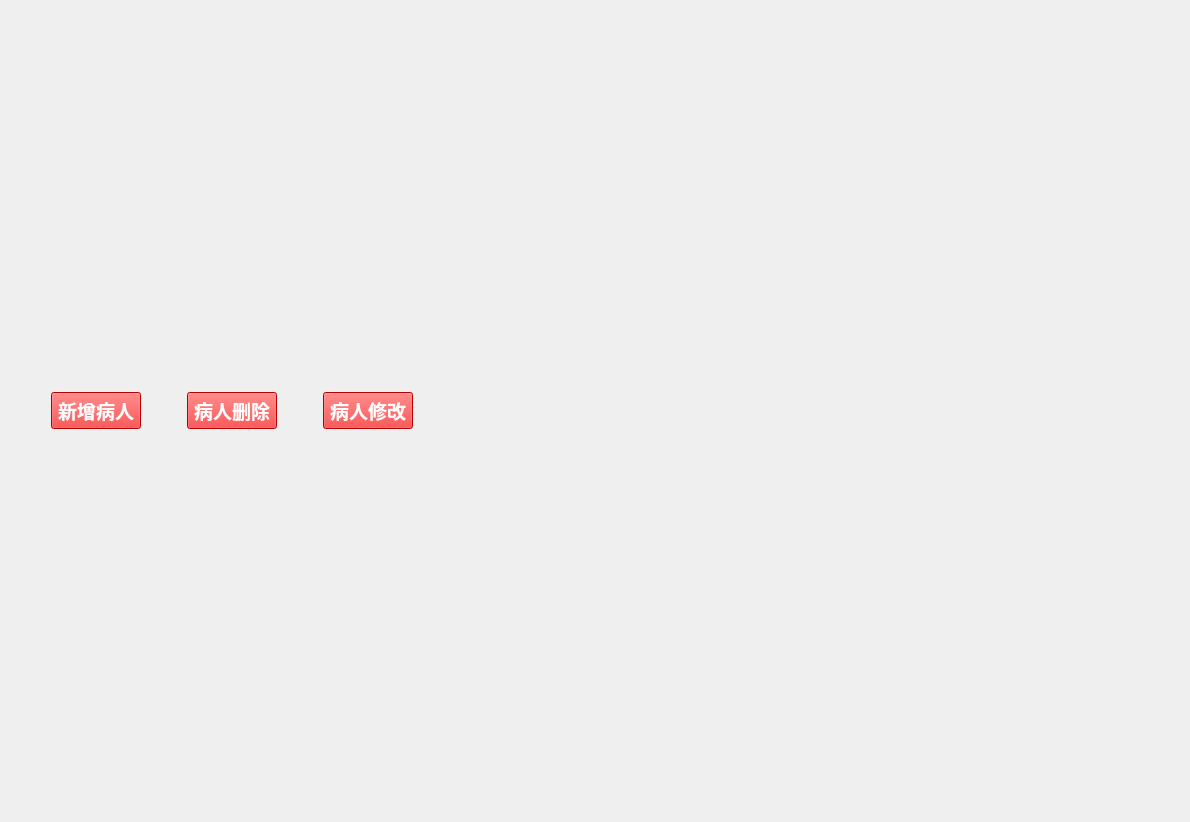
<?xml version="1.0" encoding="UTF-8"?>
<ui version="4.0">
 <class>Form</class>
 <widget class="QWidget" name="Form">
  <property name="geometry">
   <rect>
    <x>0</x>
    <y>0</y>
    <width>1190</width>
    <height>822</height>
   </rect>
  </property>
  <property name="windowTitle">
   <string>Form</string>
  </property>
  <layout class="QVBoxLayout" name="verticalLayout" stretch="0,0">
   <item>
    <layout class="QHBoxLayout" name="horizontalLayout" stretch="0,0,0,0,0,0,8">
     <item>
      <spacer name="horizontalSpacer_2">
       <property name="orientation">
        <enum>Qt::Horizontal</enum>
       </property>
       <property name="sizeHint" stdset="0">
        <size>
         <width>40</width>
         <height>20</height>
        </size>
       </property>
      </spacer>
     </item>
     <item>
      <widget class="QPushButton" name="addButton">
       <property name="minimumSize">
        <size>
         <width>90</width>
         <height>0</height>
        </size>
       </property>
       <property name="maximumSize">
        <size>
         <width>90</width>
         <height>16777215</height>
        </size>
       </property>
       <property name="font">
        <font>
         <family>Arial</family>
         <pointsize>14</pointsize>
         <weight>75</weight>
         <bold>true</bold>
        </font>
       </property>
       <property name="styleSheet">
        <string notr="true">background-color: rgb(255, 0, 0);
color: rgb(255, 255, 255);</string>
       </property>
       <property name="text">
        <string>新增病人</string>
       </property>
      </widget>
     </item>
     <item>
      <spacer name="horizontalSpacer_3">
       <property name="orientation">
        <enum>Qt::Horizontal</enum>
       </property>
       <property name="sizeHint" stdset="0">
        <size>
         <width>40</width>
         <height>20</height>
        </size>
       </property>
      </spacer>
     </item>
     <item>
      <widget class="QPushButton" name="delButton">
       <property name="minimumSize">
        <size>
         <width>90</width>
         <height>0</height>
        </size>
       </property>
       <property name="maximumSize">
        <size>
         <width>90</width>
         <height>16777215</height>
        </size>
       </property>
       <property name="font">
        <font>
         <family>Arial</family>
         <pointsize>14</pointsize>
         <weight>75</weight>
         <bold>true</bold>
        </font>
       </property>
       <property name="styleSheet">
        <string notr="true">background-color: rgb(255, 0, 0);
color: rgb(255, 255, 255);</string>
       </property>
       <property name="text">
        <string>病人删除</string>
       </property>
      </widget>
     </item>
     <item>
      <spacer name="horizontalSpacer_4">
       <property name="orientation">
        <enum>Qt::Horizontal</enum>
       </property>
       <property name="sizeType">
        <enum>QSizePolicy::Fixed</enum>
       </property>
       <property name="sizeHint" stdset="0">
        <size>
         <width>40</width>
         <height>20</height>
        </size>
       </property>
      </spacer>
     </item>
     <item>
      <widget class="QPushButton" name="editButton">
       <property name="enabled">
        <bool>true</bool>
       </property>
       <property name="minimumSize">
        <size>
         <width>90</width>
         <height>0</height>
        </size>
       </property>
       <property name="maximumSize">
        <size>
         <width>90</width>
         <height>16777215</height>
        </size>
       </property>
       <property name="font">
        <font>
         <family>Arial</family>
         <pointsize>14</pointsize>
         <weight>75</weight>
         <bold>true</bold>
        </font>
       </property>
       <property name="styleSheet">
        <string notr="true">background-color: rgb(255, 0, 0);
color: rgb(255, 255, 255);</string>
       </property>
       <property name="text">
        <string>病人修改</string>
       </property>
      </widget>
     </item>
     <item>
      <spacer name="horizontalSpacer">
       <property name="orientation">
        <enum>Qt::Horizontal</enum>
       </property>
       <property name="sizeHint" stdset="0">
        <size>
         <width>40</width>
         <height>20</height>
        </size>
       </property>
      </spacer>
     </item>
    </layout>
   </item>
   <item>
    <layout class="QVBoxLayout" name="verticalLayout_2"/>
   </item>
  </layout>
 </widget>
 <resources/>
 <connections/>
</ui>
